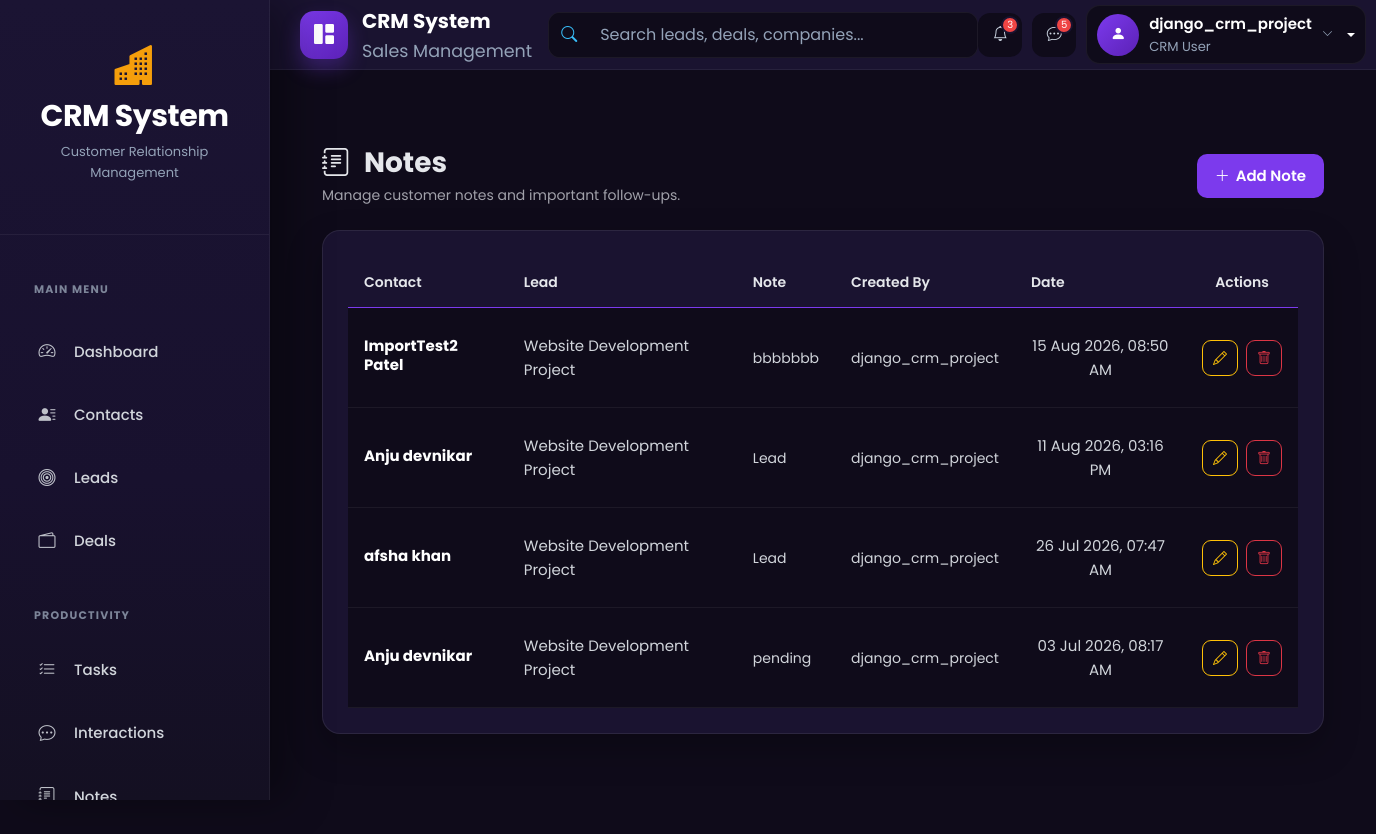
The page /notes/ (signed in) on the database its author committed.
### accounts/models.py (models this page shows)
class CustomUser(AbstractUser):
    ROLE_CHOICES = (
        ('admin', 'Admin'),
        ('agent', 'Agent'),
    )
    role = models.CharField(max_length=10, choices=ROLE_CHOICES, default='agent')
    phone = models.CharField(max_length=15, blank=True, null=True)
    profile_pic = models.ImageField(upload_to="profiles/", blank=True, null=True)
    email = models.EmailField(unique=True)
    is_approved = models.BooleanField(default=False, help_text="Admin approval required for login")
    def __str__(self):
        return self.username

### notes/models.py (models this page shows, shortened)
class Note(models.Model):
    content = models.TextField()
    contact = models.ForeignKey(
        Contact,
        on_delete=models.CASCADE,
        null=True,
        blank=True,
        related_name="notes",
    )
    lead = models.ForeignKey(
        Lead,
        on_delete=models.CASCADE,
        null=True,
        blank=True,
        related_name="notes",
    )
    created_by = models.ForeignKey(
        settings.AUTH_USER_MODEL,
        on_delete=models.SET_NULL,
        null=True,
        related_name="created_notes",
    )
    created_at = models.DateTimeField(
        auto_now_add=True,
    )
    class Meta:
        ordering = [
            "-created_at"
        ]
        verbose_name = "Note"
        verbose_name_plural = "Notes"

### contacts/models.py (models this page shows)
class Contact(models.Model):
    SOURCE_CHOICES = (
        ('website','Website'),
        ('referral','Referral'),
        ('social','Social Media'),
        ('cold_call','Cold Call'),
    )
    first_name = models.CharField(max_length=100)
    last_name = models.CharField(max_length=100)
    email = models.EmailField(unique=True)
    phone = models.CharField(max_length=20,blank=True)
    company = models.ForeignKey(Company,on_delete=models.SET_NULL,null=True,blank=True)
    assigned_to = models.ForeignKey(settings.AUTH_USER_MODEL,on_delete=models.SET_NULL,null=True,blank=True)
    source = models.CharField(max_length=20,choices=SOURCE_CHOICES)
    created_at = models.DateTimeField(auto_now_add=True)
    def __str__(self):
       return f"{self.first_name} {self.last_name}"

### leads/models.py (models this page shows)
class Lead(models.Model):
    STATUS_CHOICES = [
        ('new','New'),
        ('contacted','Contacted'),
        ('qualified','Qualified'),
        ('proposal','Proposal'),
        ('won','Won'),
        ('lost','Lost'),
    ]
    contact = models.ForeignKey(Contact,on_delete=models.CASCADE)
    title = models.CharField(max_length=200)
    status = models.CharField(max_length=20, choices=STATUS_CHOICES, default='new')
    assigned_to = models.ForeignKey(settings.AUTH_USER_MODEL, on_delete=models.SET_NULL, null=True,blank=True)
    estimated_value = models.DecimalField(max_digits=12, decimal_places=2, default=0)
    expected_close =models.DateField(null=True, blank=True)
    created_at = models.DateTimeField(auto_now_add=True)
    updated_at =models.DateTimeField(auto_now=True)
    def __str__(self):
        return self.title

### notes/views.py (the view)
class NoteListView(LoginRequiredMixin, ListView):
    model = Note
    template_name = "notes/note_list.html"
    context_object_name = "notes"
    def get_queryset(self):
        user = self.request.user
        queryset = Note.objects.select_related(
            "contact",
            "lead",
            "created_by",
        ).order_by("-created_at")
        if user.role != "admin":
            queryset = queryset.filter(
                created_by=user
            )
        return queryset

### templates/notes/note_list.html (shortened to what this page needs)
{% extends "base.html" %}
{% block content %}
<div class="container-fluid mt-4">
    <div class="d-flex justify-content-between align-items-center flex-wrap gap-3 mb-4">
        <div>
            <h2 class="crm-title mb-1">
                <i class="bi bi-journal-text me-2"></i>
                Notes
            </h2>
            <p class="crm-page-subtitle mb-0">
                Manage customer notes and important follow-ups.
            </p>
        </div>
        <a href="{% url 'notes:note_add' %}"
           class="crm-btn-primary">
            <i class="bi bi-plus-lg"></i>
            Add Note
        </a>
    </div>
    <div class="crm-card">
        {% if notes %}
        <div class="table-responsive">
            <table class="table align-middle interaction-table crm-contact-table">
                <thead>
                    <tr>
                        <th>
                            Contact
                        </th>
                        <th>
                            Lead
                        </th>
                        <th>
                            Note
                        </th>
                        <th>
                            Created By
                        </th>
                        <th>
                            Date
                        </th>
                        <th class="text-center">
                            Actions
                        </th>
                    </tr>
                </thead>
                <tbody>
                {% for note in notes %}
                    <tr>
                        <td>
                            {% if note.contact %}
                                <strong class="text-white">
                                    {{ note.contact }}
                                </strong>
                            {% else %}
                                <span class="text-secondary">
                                    -
                                </span>
                            {% endif %}
                        </td>
                        <td>
                            {% if note.lead %}
                                {{ note.lead }}
                            {% else %}
                                <span class="text-secondary">
                                    -
                                </span>
                            {% endif %}
                        </td>
                        <td title="{{ note.content }}">
                            {{ note.content|truncatechars:60 }}
                        </td>
                        <td>
                            {{ note.created_by|default:"-" }}
                        </td>
                        <td>
                            {{ note.created_at|date:"d M Y, h:i A" }}
                        </td>
                        <td class="text-center">
                            <div class="btn-group">
                                <a href="{% url 'notes:note_edit' note.pk %}"
                                   class="btn btn-outline-warning"
                                   title="Edit Note">
                                    <i class="bi bi-pencil"></i>
                                </a>
                                <a href="{% url 'notes:note_delete' note.pk %}"
                                   class="btn btn-outline-danger"
                                   title="Delete Note">
                                    <i class="bi bi-trash"></i>
                                </a>
                            </div>
                        </td>
                    </tr>
                {% endfor %}
                </tbody>
            </table>
        </div>
        {% endif %}
    </div>
</div>
{% endblock %}

### templates/includes/navbar.html (shortened to what this page needs)
<nav class="navbar navbar-expand-lg crm-navbar">
  <div class="container-fluid">
    <a class="navbar-brand crm-brand" href="{% url 'dashboard' %}">
      <div class="crm-brand-icon">
        <i class="bi bi-grid-1x2-fill"></i>
      </div>
      <div class="crm-brand-text">
        <span class="crm-brand-title"> CRM System </span>
        <small> Sales Management </small>
      </div>
    </a>
    <div class="collapse navbar-collapse" id="crmNavbar">
      <form class="crm-search mx-auto">
        <div class="input-group">
          <span class="input-group-text">
            <i class="bi bi-search"></i>
          </span>
          <input
            type="search"
            class="form-control"
            placeholder="Search leads, deals, companies..."
          />
        </div>
      </form>
      {% if user.is_authenticated %}
      <div class="crm-navbar-actions">
       <a href="javascript:void(0);" class="crm-nav-icon">
    <i class="bi bi-bell"></i>
    <span class="crm-nav-badge">3</span>
</a>
        <a href="#" class="crm-nav-icon">
          <i class="bi bi-chat-dots"></i>
          <span class="crm-nav-badge">5</span>
        </a>
        <div class="dropdown crm-user-dropdown">
          <a
            href="#"
            class="crm-user dropdown-toggle"
            role="button"
            data-bs-toggle="dropdown"
            aria-expanded="false"
          >
            <div class="crm-avatar">
              <i class="bi bi-person-fill"></i>
            </div>
            <div class="crm-user-info">
              <span class="crm-user-name"> {{ user.username }} </span>
<small>
    CRM User
</small>            </div>
            <i class="bi bi-chevron-down crm-arrow"></i>
          </a>
        </div>
      </div>
      {% else %}
      <div class="d-flex align-items-center gap-2 ms-auto">
        <a href="/accounts/login/" class="btn btn-outline-light"> Login </a>
        <a href="/accounts/register/" class="btn btn-primary"> Register </a>
      </div>
      {% endif %}
    </div>
  </div>
</nav>

### static/css/base.css (style rules this page uses)
*, *::before, *::after { margin:0; padding:0; box-sizing:border-box; }
html { scroll-behavior:smooth; }
body { font-family:"Poppins",sans-serif; background:#0f0b1a; color:#e5e7eb; font-size:15px; line-height:1.6; overflow-x:hidden; }

### static/css/components.css (style rules this page uses)
.crm-navbar { position:sticky; top:0; z-index:999; height:70px; margin-left:260px; background:#1a1330; border-bottom:1px solid rgba(255,255,255,.06); padding:0 28px; transition:.3s ease; }
.crm-navbar .container-fluid { height:100%; display:flex; align-items:center; justify-content:space-between; }
.crm-brand { display:flex; align-items:center; gap:14px; text-decoration:none; }
.crm-brand-icon { width:48px; height:48px; display:flex; align-items:center; justify-content:center; border-radius:14px; background:linear-gradient( 135deg, #7c3aed, #5b21b6 ); box-shadow: 0 10px 20px rgba(124,58,237,.30); }
.crm-brand-icon i { color:#fff; font-size:20px; }
.crm-brand-title { color:#fff; font-size:20px; font-weight:700; }
.crm-brand-text { display:flex; flex-direction:column; }
.crm-brand-text small { color:#94a3b8; }
.crm-search { width:430px; }
.crm-search .input-group { height:46px; border-radius:12px; overflow:hidden; background:#0f0b1a; border:1px solid rgba(255,255,255,.06); }
.crm-search .input-group-text { background:#0f0b1a; border:none; color:#38bdf8; }
.crm-search input { background:#0f0b1a !important; border:none !important; color:#fff !important; }
.crm-search input::placeholder { color:#94a3b8; }
.crm-navbar-actions { display:flex; align-items:center; gap:10px; }
.crm-nav-icon { width:44px; height:44px; border-radius:12px; display:flex; align-items:center; justify-content:center; background:#0f0b1a; color:#cbd5e1; position:relative; text-decoration:none; transition:.3s; }
.crm-nav-badge { position:absolute; top:3px; right:3px; width:18px; height:18px; border-radius:50%; background:#ef4444; color:#fff; font-size:10px; display:flex; align-items:center; justify-content:center; border:2px solid #1a1330; }
.crm-user { display:flex; align-items:center; gap:10px; padding:6px 10px; background:#0f0b1a; border-radius:14px; border:1px solid rgba(255,255,255,.06); color:#fff; text-decoration:none; }
.crm-avatar { width:42px; height:42px; border-radius:50%; display:flex; align-items:center; justify-content:center; background:linear-gradient( 135deg, #7c3aed, #5b21b6 ); }
.crm-avatar i { color:#fff; }
.crm-user-info { display:flex; flex-direction:column; }
.crm-user-name { font-weight:600; }
.crm-user-info small { color:#94a3b8; }
.crm-arrow { font-size:11px; color:#94a3b8; }
.crm-card { background:#1a1330; border-radius:18px; border:1px solid rgba(255,255,255,.08); box-shadow: 0 15px 35px rgba(0,0,0,.25); padding:25px; color:#e5e7eb; }
.crm-title { color:#e5e7eb; font-size:28px; font-weight:700; }
.crm-page-subtitle { color:#a1a1aa; font-size:14px; }
.crm-btn-primary, .crm-btn-secondary, .crm-btn-danger { display:inline-flex; align-items:center; justify-content:center; gap:6px; padding:10px 18px; border-radius:10px; font-weight:600; text-decoration:none; transition:.3s; }
.crm-btn-primary { background:#7c3aed; color:#fff; }

### rows shown on the page
CustomUser: username "django_crm_project"
Note: contact "ImportTest2 Patel", lead "Website Development Project", content "bbbbbbb", created_by "django_crm_project", created_at "15 Aug 2026, 08:50 AM"
Note: contact "Anju devnikar", lead "Website Development Project", content "Lead", created_by "django_crm_project", created_at "11 Aug 2026, 03:16 PM"
Note: contact "afsha khan", lead "Website Development Project", content "Lead", created_by "django_crm_project", created_at "26 Jul 2026, 07:47 AM"
Note: contact "Anju devnikar", lead "Website Development Project", content "pending", created_by "django_crm_project", created_at "03 Jul 2026, 08:17 AM"
